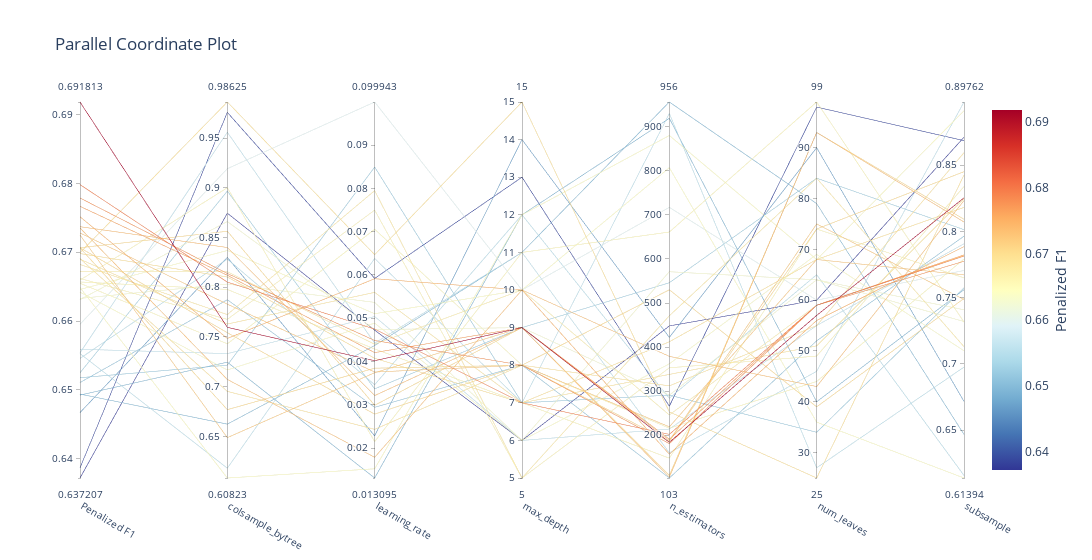

Notebook source saved alongside this figure:
### Markdown cell above
##### 3.31 F1 as Tune Metric

### Code cell
best_lgb_f1 = MLPipeline.tune(X_train_full, y_train_full, 
                          algorithm=lgb.LGBMClassifier, 
                          tune_metric='f1',
                          preprocessor=PreProcessor(
                              target_encode_cols=encoding_recommendations["target_encode_cols"],
                          ),
                          param_ranges=lgb_param_ranges,  
                          beta=1,
                          max_evals=100,
                          early_stopping=20,  
                          verbose=-1,
                          cv=3,
                          cv_variance_penalty=0.3,
                          log_best_model=False)
